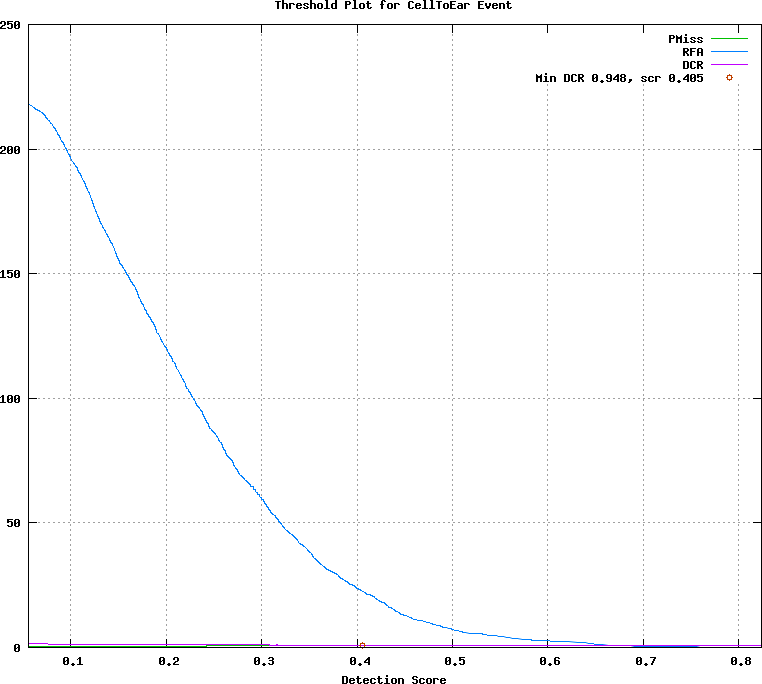

This figure's gnuplot source:
## GNUPLOT command file
set terminal postscript color
set style data lines
set title 'Threshold Plot for CellToEar Event'
set xlabel 'Detection Score'
set grid
set size ratio 0.85
plot [0.055667:0.823750]  \
  'test.det.CellToEar_Event.dat.1' using 1:4 title 'PMiss' with lines lt 2, \
  'test.det.CellToEar_Event.dat.1' using 1:5 title 'RFA' with lines lt 3, \
  'test.det.CellToEar_Event.dat.1' using 1:6 title 'DCR' with lines lt 4, \
  'test.det.CellToEar_Event.dat.2' using 1:2 title 'Min DCR 0.948, scr 0.405' with points lt 6
